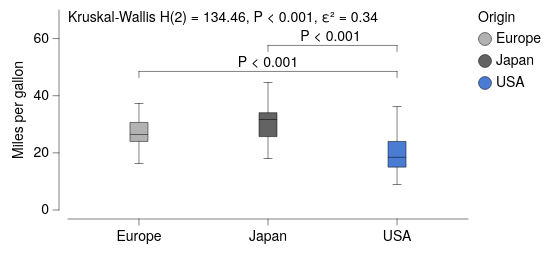

Vega-Lite specification stored for this chart:
### Vega-Lite specification from a JSON file in a GitHub repository (floating-point values rounded to 4 significant figures; data arrays with more than 128 entries replaced by an {"elided": "..."} marker saying what was removed)
{"background": null, "config": {"arc": {"fill": "#DBDBDB", "fillOpacity": 1.0, "innerRadius": 25.0, "padAngle": 0.03, "stroke": "black", "strokeOpacity": 1, "strokeWidth": 0.25}, "area": {"fill": "#DBDBDB", "fillOpacity": 1.0, "stroke": "black", "strokeOpacity": 1, "strokeWidth": 0.25}, "axis": {"domain": true, "domainCap": "round", "domainColor": "black", "domainWidth": 0.25, "grid": false, "gridCap": "round", "gridColor": "#F1F1F1", "gridDash": [0, 0], "gridOpacity": 1.0, "gridWidth": 0.25, "labelColor": "black", "labelFont": "Helvetica Neue, HelveticaNeue, Helvetica, Arial, sans-serif", "labelFontSize": 7, "labelFontStyle": "normal", "labelFontWeight": 400, "offset": 4.5, "ticks": true, "tickCap": "round", "tickColor": "black", "tickRound": false, "tickSize": 3, "tickWidth": 0.25, "titleColor": "black", "titleFont": "Helvetica Neue, HelveticaNeue, Helvetica, Arial, sans-serif", "titleFontSize": 7, "titleFontStyle": "normal", "titleFontWeight": 400}, "axisX": {"domain": true, "labelAlign": "center", "labelAngle": 0, "labels": true, "ticks": true, "translate": 0}, "axisY": {"domain": true, "labelAlign": "right", "labelAngle": 0, "labels": true, "ticks": true, "translate": 0}, "axisRight": {"domain": true, "labelAlign": "left", "labelAngle": 0, "labels": true, "ticks": true, "translate": 0}, "axisTop": {"domain": true, "labelAlign": "center", "labelAngle": 0, "labels": true, "ticks": true, "translate": 0}, "axisBand": {"tickOffset": 0}, "bar": {"fill": "#DBDBDB", "fillOpacity": 1.0, "stroke": "black", "strokeOpacity": 1, "strokeWidth": 0.25}, "boxplot": {"size": 9.0, "ticks": {"cornerRadius": 0.25, "fill": "black", "opacity": 1, "size": 4.5, "thickness": 0.25}, "box": {"fillOpacity": 1.0, "stroke": "black", "strokeOpacity": 1, "strokeWidth": 0.25}, "median": {"cornerRadius": 0, "fill": "black", "fillOpacity": 1.0, "opacity": 1, "size": 9.0, "thickness": 0.25}, "rule": {"fill": "black", "fillOpacity": 1.0, "size": 10.0, "stroke": "black", "strokeDash": [0, 0], "strokeOpacity": 1, "strokeWidth": 0.25}, "outliers": {"color": "black", "fill": "black", "fillOpacity": 1.0, "size": 0, "stroke": "black", "strokeOpacity": 1, "strokeWidth": 0.25}}, "circle": {"fill": "black", "fillOpacity": 1.0, "size": 1.25, "stroke": null, "strokeOpacity": 1, "strokeWidth": 0.25}, "errorband": {"band": {"fillOpacity": 0.6, "stroke": null, "strokeWidth": 0.25, "strokeOpacity": 1}, "borders": {"opacity": 0, "strokeOpacity": 0.25, "strokeWidth": 1}}, "errorbar": {"opacity": 1, "rule": {"strokeDash": [0, 0], "strokeWidth": 0.25}, "ticks": {"color": "black", "cornerRadius": 0.125, "opacity": 1, "size": 6.0, "thickness": 0.25}, "thickness": 0.25}, "font": "Helvetica Neue, HelveticaNeue, Helvetica, Arial, sans-serif", "geoshape": {"fill": "#DBDBDB", "fillOpacity": 1.0, "stroke": "black", "strokeOpacity": 1, "strokeWidth": 0.25}, "header": {"labelColor": "black", "labelFont": "Helvetica Neue, HelveticaNeue, Helvetica, Arial, sans-serif", "labelFontSize": 7, "labelFontStyle": "normal", "labelFontWeight": 400, "titleColor": "black", "titleFont": "Helvetica Neue, HelveticaNeue, Helvetica, Arial, sans-serif", "titleFontSize": 7, "titleFontStyle": "normal", "titleFontWeight": 400, "titlePadding": 0}, "legend": {"disable": false, "offset": 4.5, "titlePadding": 4, "labelOffset": 2, "gradientLabelOffset": 2, "gradientLength": 50.0, "gradientThickness": 5.0, "gradientOpacity": 1.0, "gradientStrokeColor": "black", "gradientStrokeWidth": 0.25, "labelColor": "black", "labelFont": "Helvetica Neue, HelveticaNeue, Helvetica, Arial, sans-serif", "labelFontSize": 7, "labelFontStyle": "normal", "labelFontWeight": 400, "strokeColor": "black", "strokeWidth": 0, "symbolSize": 42, "symbolStrokeColor": "black", "symbolStrokeWidth": 0.25, "titleColor": "black", "titleFont": "Helvetica Neue, HelveticaNeue, Helvetica, Arial, sans-serif", "titleFontSize": 7, "titleFontStyle": "normal", "titleFontWeight": 400}, "line": {"color": "black", "stroke": "black", "strokeCap": "butt", "strokeDash": [0, 0], "strokeOpacity": 1, "strokeWidth": 0.5}, "point": {"filled": true, "fill": "#DBDBDB", "fillOpacity": 1.0, "size": 5.0, "stroke": "black", "strokeOpacity": 1, "strokeWidth": 0.25}, "range": {"category": ["#B2B2B2", "#636363", "#4A7CD3", "#008542", "#382864", "#509F98", "#284F93", "#005226", "#A398D6", "#173633"], "diverging": {"scheme": ["#6F572A", "#876E43", "#9E875F", "#B5A17F", "#CABBA2", "#DCD6CC", "#F4F1E9", "#C9D7DA", "#9DBFC6", "#78A5AF", "#558B96", "#36717C", "#1A5762"]}, "heatmap": {"scheme": ["#32022B", "#43044D", "#4C196E", "#4D338C", "#484DA6", "#3A68BB", "#1D83CA", "#1D9CCB", "#23B5C9", "#28CDC5", "#4DE0B4", "#91EE9F"]}, "ordinal": {"scheme": ["#F1F1F1", "#DBDBDB", "#C6C6C6", "#B2B2B2", "#9D9D9D", "#898989", "#767676", "#636363", "#515151", "#404040", "#2F2F2F", "#1F1F1F"]}, "ramp": {"scheme": ["#32022B", "#43044D", "#4C196E", "#4D338C", "#484DA6", "#3A68BB", "#1D83CA", "#1D9CCB", "#23B5C9", "#28CDC5", "#4DE0B4", "#91EE9F"]}}, "rule": {"color": "black", "stroke": "black", "strokeCap": "round", "strokeDash": [2, 2], "strokeOpacity": 1, "strokeWidth": 0.25}, "scale": {"bandPaddingInner": 0.1, "bandPaddingOuter": 0.1, "round": false}, "rect": {"fill": "#DBDBDB", "fillOpacity": 1.0, "stroke": "black", "strokeOpacity": 1, "strokeWidth": 0.25}, "square": {"fill": "#DBDBDB", "fillOpacity": 1.0, "size": 10.0, "stroke": "black", "strokeOpacity": 1, "strokeWidth": 0.25}, "text": {"color": "black", "font": "Helvetica Neue, HelveticaNeue, Helvetica, Arial, sans-serif", "fontSize": 7, "fontStyle": "normal", "fontWeight": 400}, "tick": {"color": "black", "cornerRadius": 0.125, "opacity": 1.0, "size": 9.0, "thickness": 0.25}, "title": {"anchor": "middle", "frame": "group", "color": "black", "font": "Helvetica Neue, HelveticaNeue, Helvetica, Arial, sans-serif", "fontSize": 7, "fontStyle": "normal", "fontWeight": 400, "subtitleColor": "black", "subtitleFont": "Helvetica Neue, HelveticaNeue, Helvetica, Arial, sans-serif", "subtitleFontSize": "Helvetica Neue, HelveticaNeue, Helvetica, Arial, sans-serif", "subtitleFontStyle": "normal", "subtitleFontWeight": 400}, "trail": {"color": "black", "opacity": 1, "size": 0.5}, "view": {"continuousWidth": 200, "continuousHeight": 100, "discreteWidth": 200, "discreteHeight": 100, "fill": null, "stroke": null, "strokeWidth": 0.25}}, "layer": [{"data": {"name": "data-84942684f44a0939f6e50b33ec91a880"}, "mark": {"type": "boxplot"}, "encoding": {"color": {"field": "Origin", "type": "nominal"}, "x": {"field": "Origin", "sort": ["Europe", "Japan", "USA"], "title": null, "type": "nominal"}, "y": {"field": "Miles_per_Gallon", "title": "Miles per gallon", "type": "quantitative"}}}, {"layer": [{"data": {"values": [{"__dysonsphere__": 1}]}, "mark": {"type": "text", "align": "left", "angle": 0, "baseline": "top", "dx": 0, "dy": 0, "fontSize": 7, "opacity": 1.0}, "encoding": {"text": {"value": "Kruskal-Wallis H(2) = 134.46, P < 0.001, ε² = 0.34"}, "x": {"value": 0}, "y": {"value": 0}}}, {"layer": [{"data": {"values": [{"x": "Europe", "x2": "USA", "y": 44.3, "__dysonsphere__": 1}]}, "mark": {"type": "rule", "strokeCap": "round", "strokeDash": [0, 0], "strokeWidth": 0.25, "yOffset": {"expr": "-1 * (scale('y',44.3) - (scale('y',44.3) - 6.0))"}}, "encoding": {"x": {"field": "x", "type": "nominal"}, "x2": {"field": "x2"}, "y": {"field": "y", "scale": {"domainMax": 66.0}, "type": "quantitative"}}}, {"data": {"values": [{"x": "Europe", "y": 44.3, "y2": 44.3, "__dysonsphere__": 1}]}, "mark": {"type": "rule", "strokeCap": "round", "strokeDash": [0, 0], "strokeWidth": 0.25, "y2Offset": {"expr": "-1 * ((scale('y',44.3) - (scale('y',44.3) - 6.0)) - 3.0)"}, "yOffset": {"expr": "-1 * (scale('y',44.3) - (scale('y',44.3) - 6.0))"}}, "encoding": {"x": {"field": "x", "type": "nominal"}, "y": {"field": "y", "type": "quantitative"}, "y2": {"field": "y2"}}}, {"data": {"values": [{"x": "USA", "y": 44.3, "y2": 44.3, "__dysonsphere__": 1}]}, "mark": {"type": "rule", "strokeCap": "round", "strokeDash": [0, 0], "strokeWidth": 0.25, "y2Offset": {"expr": "-1 * ((scale('y',44.3) - (scale('y',44.3) - 6.0)) - 3.0)"}, "yOffset": {"expr": "-1 * (scale('y',44.3) - (scale('y',44.3) - 6.0))"}}, "encoding": {"x": {"field": "x", "type": "nominal"}, "y": {"field": "y", "type": "quantitative"}, "y2": {"field": "y2"}}}, {"data": {"values": [{"y": 44.3, "label": "P < 0.001", "__dysonsphere__": 1}]}, "mark": {"type": "text", "align": "center", "dy": {"expr": "-4 + -1 * (scale('y',44.3) - (scale('y',44.3) - 6.0))"}, "fontSize": 7}, "encoding": {"text": {"field": "label", "type": "nominal"}, "x": {"value": 100.0}, "y": {"field": "y", "type": "quantitative"}}}]}, {"layer": [{"data": {"values": [{"x": "Japan", "x2": "USA", "y": 46.6, "__dysonsphere__": 1}]}, "mark": {"type": "rule", "strokeCap": "round", "strokeDash": [0, 0], "strokeWidth": 0.25, "yOffset": {"expr": "-1 * (scale('y',46.6) - (min(scale('y',46.6) - 6.0, (scale('y',44.3) - 6.0) - 13.0)))"}}, "encoding": {"x": {"field": "x", "type": "nominal"}, "x2": {"field": "x2"}, "y": {"field": "y", "type": "quantitative"}}}, {"data": {"values": [{"x": "Japan", "y": 46.6, "y2": 46.6, "__dysonsphere__": 1}]}, "mark": {"type": "rule", "strokeCap": "round", "strokeDash": [0, 0], "strokeWidth": 0.25, "y2Offset": {"expr": "-1 * ((scale('y',46.6) - (min(scale('y',46.6) - 6.0, (scale('y',44.3) - 6.0) - 13.0))) - 3.0)"}, "yOffset": {"expr": "-1 * (scale('y',46.6) - (min(scale('y',46.6) - 6.0, (scale('y',44.3) - 6.0) - 13.0)))"}}, "encoding": {"x": {"field": "x", "type": "nominal"}, "y": {"field": "y", "type": "quantitative"}, "y2": {"field": "y2"}}}, {"data": {"values": [{"x": "USA", "y": 46.6, "y2": 46.6, "__dysonsphere__": 1}]}, "mark": {"type": "rule", "strokeCap": "round", "strokeDash": [0, 0], "strokeWidth": 0.25, "y2Offset": {"expr": "-1 * ((scale('y',46.6) - (min(scale('y',46.6) - 6.0, (scale('y',44.3) - 6.0) - 13.0))) - 3.0)"}, "yOffset": {"expr": "-1 * (scale('y',46.6) - (min(scale('y',46.6) - 6.0, (scale('y',44.3) - 6.0) - 13.0)))"}}, "encoding": {"x": {"field": "x", "type": "nominal"}, "y": {"field": "y", "type": "quantitative"}, "y2": {"field": "y2"}}}, {"data": {"values": [{"y": 46.6, "label": "P < 0.001", "__dysonsphere__": 1}]}, "mark": {"type": "text", "align": "center", "dy": {"expr": "-4 + -1 * (scale('y',46.6) - (min(scale('y',46.6) - 6.0, (scale('y',44.3) - 6.0) - 13.0)))"}, "fontSize": 7}, "encoding": {"text": {"field": "label", "type": "nominal"}, "x": {"value": 131.2}, "y": {"field": "y", "type": "quantitative"}}}]}], "name": "__dysonsphere_ac8c9f0ce47f41d7_3"}], "$schema": "https://vega.github.io/schema/vega-lite/v6.4.1.json", "datasets": {"data-84942684f44a0939f6e50b33ec91a880": {"elided": "398 records"}}}
